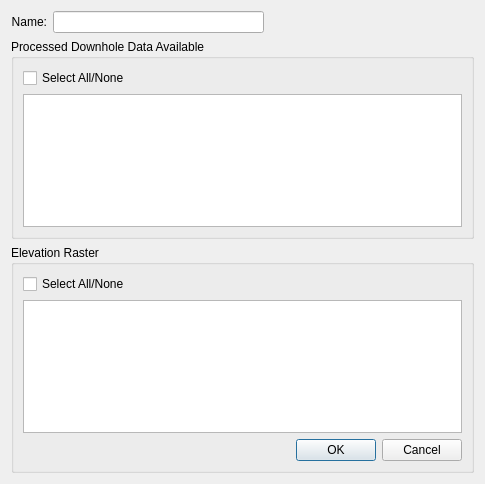
<?xml version="1.0" encoding="UTF-8"?>
<ui version="4.0">
 <class>Dialog</class>
 <widget class="QDialog" name="Dialog">
  <property name="geometry">
   <rect>
    <x>0</x>
    <y>0</y>
    <width>485</width>
    <height>484</height>
   </rect>
  </property>
  <property name="windowTitle">
   <string>Section Data</string>
  </property>
  <layout class="QVBoxLayout" name="verticalLayout">
   <item>
    <layout class="QGridLayout" name="gridLayout_3">
     <item row="0" column="1">
      <widget class="QLineEdit" name="leName"/>
     </item>
     <item row="0" column="0">
      <widget class="QLabel" name="label_2">
       <property name="text">
        <string>Name:</string>
       </property>
       <property name="alignment">
        <set>Qt::AlignRight|Qt::AlignTrailing|Qt::AlignVCenter</set>
       </property>
      </widget>
     </item>
     <item row="0" column="2">
      <spacer name="horizontalSpacer_8">
       <property name="orientation">
        <enum>Qt::Horizontal</enum>
       </property>
       <property name="sizeHint" stdset="0">
        <size>
         <width>40</width>
         <height>20</height>
        </size>
       </property>
      </spacer>
     </item>
    </layout>
   </item>
   <item>
    <widget class="QGroupBox" name="groupBox">
     <property name="sizePolicy">
      <sizepolicy hsizetype="Preferred" vsizetype="Expanding">
       <horstretch>0</horstretch>
       <verstretch>0</verstretch>
      </sizepolicy>
     </property>
     <property name="title">
      <string>Processed Downhole Data Available</string>
     </property>
     <layout class="QVBoxLayout" name="verticalLayout_2">
      <item>
       <widget class="QCheckBox" name="checkSelectAllLayers">
        <property name="text">
         <string>Select All/None</string>
        </property>
       </widget>
      </item>
      <item>
       <widget class="QListWidget" name="listLayers">
        <property name="selectionMode">
         <enum>QAbstractItemView::MultiSelection</enum>
        </property>
       </widget>
      </item>
     </layout>
    </widget>
   </item>
   <item>
    <widget class="QGroupBox" name="groupBox_2">
     <property name="minimumSize">
      <size>
       <width>0</width>
       <height>0</height>
      </size>
     </property>
     <property name="title">
      <string>Elevation Raster</string>
     </property>
     <layout class="QVBoxLayout" name="verticalLayout_3">
      <item>
       <widget class="QCheckBox" name="checkSelectAllElevation">
        <property name="text">
         <string>Select All/None</string>
        </property>
       </widget>
      </item>
      <item>
       <widget class="QListWidget" name="listElevation"/>
      </item>
      <item>
       <widget class="QDialogButtonBox" name="buttonBox">
        <property name="orientation">
         <enum>Qt::Horizontal</enum>
        </property>
        <property name="standardButtons">
         <set>QDialogButtonBox::Cancel|QDialogButtonBox::Ok</set>
        </property>
       </widget>
      </item>
     </layout>
    </widget>
   </item>
  </layout>
 </widget>
 <resources/>
 <connections>
  <connection>
   <sender>buttonBox</sender>
   <signal>accepted()</signal>
   <receiver>Dialog</receiver>
   <slot>accept()</slot>
   <hints>
    <hint type="sourcelabel">
     <x>248</x>
     <y>254</y>
    </hint>
    <hint type="destinationlabel">
     <x>157</x>
     <y>274</y>
    </hint>
   </hints>
  </connection>
  <connection>
   <sender>buttonBox</sender>
   <signal>rejected()</signal>
   <receiver>Dialog</receiver>
   <slot>reject()</slot>
   <hints>
    <hint type="sourcelabel">
     <x>316</x>
     <y>260</y>
    </hint>
    <hint type="destinationlabel">
     <x>286</x>
     <y>274</y>
    </hint>
   </hints>
  </connection>
 </connections>
</ui>
